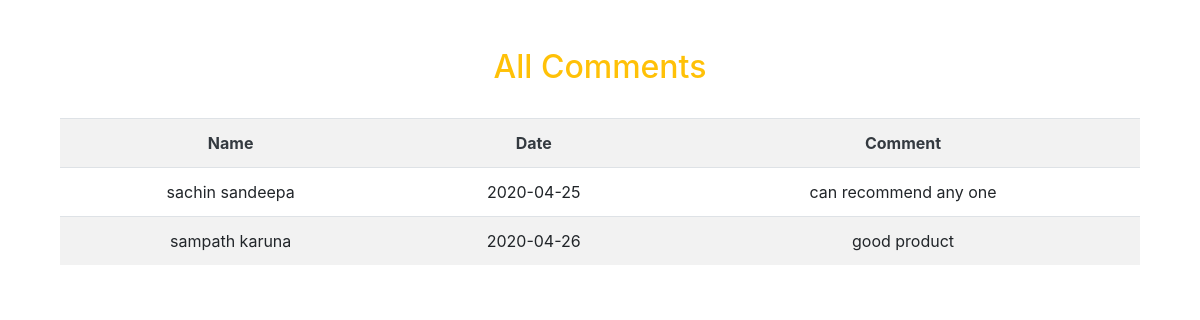
/AccidentDetecting/displayreco.php, run on the app's committed database.
### tables this page shows
CREATE TABLE `comments` (
  `id` int(11) NOT NULL,
  `name` varchar(30) NOT NULL,
  `location` varchar(30) NOT NULL,
  `rdate` date NOT NULL,
  `comme` text
);

### AccidentDetecting/displayreco.php (the view, shortened to what this page needs)
<!DOCTYPE html>
<html>
<head>
	<link rel="stylesheet" href="https://maxcdn.bootstrapcdn.com/bootstrap/4.4.1/css/bootstrap.min.css">
</head>
<body>
<div class="container">
	<div class="col-lg-12">
	<br><br>
		<h2 class="text-warning text-center">All Comments</h2>
		<br>
		<table class="table table-striped table-hover " border="0">
			<tr class=" text-dark text-center">
				<th>Name</th>
				<th>Date</th>
				<th>Comment</th>
			</tr>
				<?php
					include 'Conn.php';
						$qry="SELECT * FROM comments";
					    $query=mysqli_query($con,$qry);
						while($res=mysqli_fetch_array($query)){
			?>
			<tr class="text-center">
				<td><?php echo $res['name']; ?></td>
				<td><?php echo $res['rdate']; ?></td>
				<td><?php echo $res['comme']; ?></td>
			</tr>
			<?php
				}
			?>
		</table>
</div>
</div>
</body>
</html>

### data on the page
comments: name "sachin sandeepa", rdate "2020-04-25", comme "can recommend any one"
comments: name "sampath karuna", rdate "2020-04-26", comme "good product"
